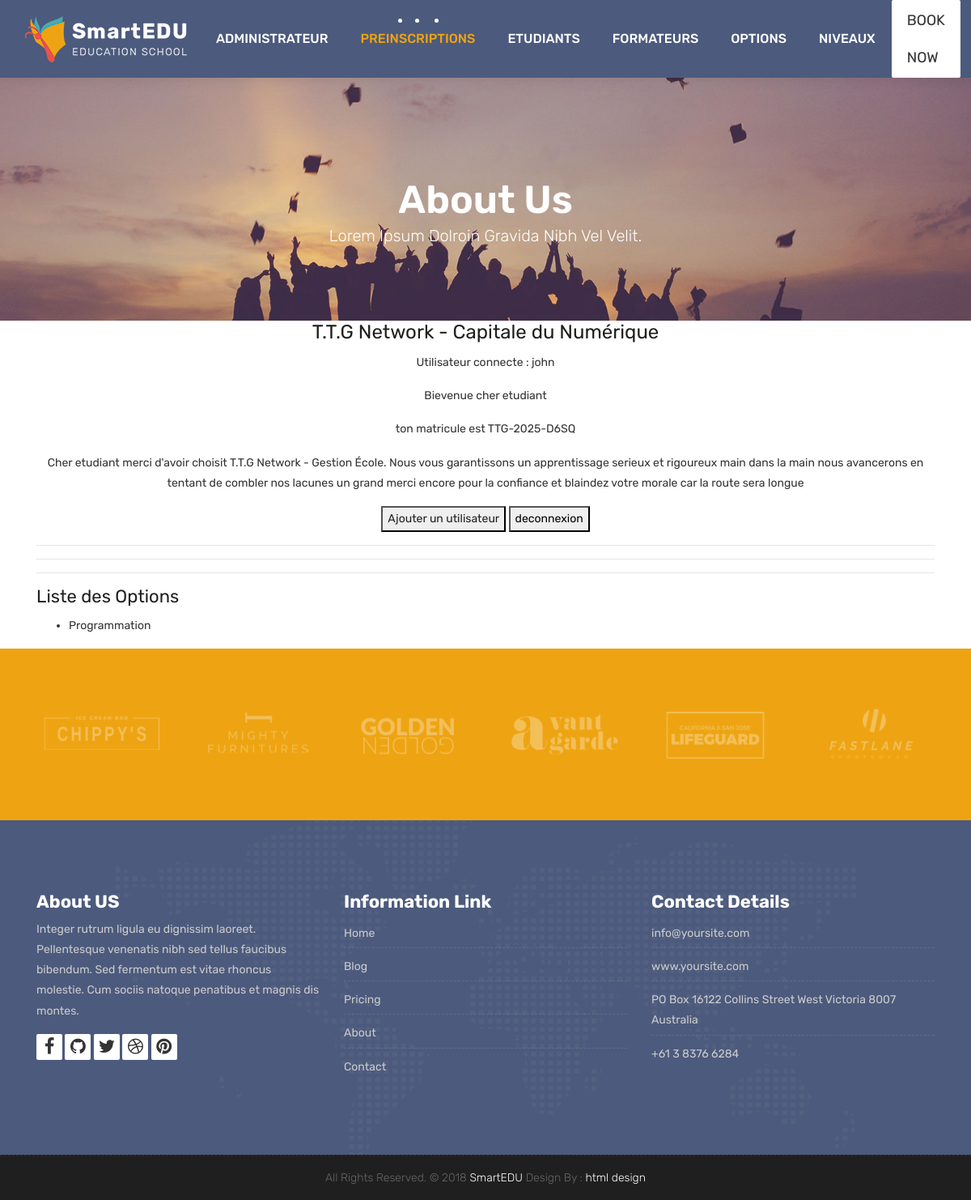
/options/ (signed in), run on the app's committed database.
### core/models.py (models this page shows, shortened)
class User(AbstractUser):
    ROLES = (
        ('admin', 'Administrateur'),
        ('formateur', 'Formateur'),
        ('etudiant', 'Étudiant'),
        ('parent', 'Parent'),
    )
    role = models.CharField(max_length=20, choices=ROLES)
    code_formateur = models.CharField(max_length=10, unique=True, null=True, blank=True)
    code_parent = models.CharField(max_length=10, unique=True, null=True, blank=True)
    matricule = models.CharField(max_length=30, unique=True, null=True, blank=True)

class Option(models.Model):
    nom = models.CharField(max_length=100)
    filiere = models.ForeignKey(Filiere, on_delete=models.CASCADE)

### core/views.py (the view)
# urls.py: path('options/', views.options_view, name='options'),
@login_required
def options_view(request):
    options = Option.objects.all()
    return render(request, 'options.html', {'options': options})

### core/templates/options.html (shortened to what this page needs)
{% extends "base.html" %}
{% block content %}
  <hr>
  <h2>Liste des Options</h2>
  <ul>
    {% for option in options %}
      <li>{{ option.nom }}</li>
    {% endfor %}
  </ul>
{% endblock %}

### core/templates/base.html (shortened to what this page needs)
<!DOCTYPE html>
{% load static %}
<html lang="en">
    <link rel="stylesheet" href="{% static 'css/bootstrap.min.css' %}">
    <link rel="stylesheet" href="{% static 'css/style.css' %}">
    <link rel="stylesheet" href="{% static 'css/versions.css' %}">
    <link rel="stylesheet" href="{% static 'css/responsive.css' %}">
    <link rel="stylesheet" href="{% static 'css/custom.css' %}">
</head>
<body class="host_version">
	<header class="top-navbar">
		<nav class="navbar navbar-expand-lg navbar-light bg-light">
			<div class="container-fluid">
				<a class="navbar-brand" href="index.html">
					<img src="/static/images/logo.png" alt="" />
				</a>
				<div class="collapse navbar-collapse" id="navbars-host">
					<ul class="navbar-nav ml-auto">
						<li class="nav-item"><a class="nav-link" href="{% url 'admin:index' %}">Administrateur</a></li>
						<li class="nav-item active"><a class="nav-link" href="{% url 'preinscription' %}">Preinscriptions</a></li>
						<li class="nav-item dropdown">
							<a class="nav-link dropdown-toggle" href="#" id="dropdown-a" data-toggle="dropdown">Etudiants</a>
						</li>
						<li class="nav-item dropdown">
							<a class="nav-link dropdown-toggle" href="#" id="dropdown-a" data-toggle="dropdown">Formateurs </a>
						</li>
						<li class="nav-item"><a class="nav-link" href="{% url 'options' %}">Options</a></li>
						<li class="nav-item"><a class="nav-link" href="{% url 'niveau' %}">Niveaux</a></li>
					</ul>
					<ul class="nav navbar-nav navbar-right">
                        <li><a class="hover-btn-new log" href="#" data-toggle="modal" data-target="#login"><span>Book Now</span></a></li>
                    </ul>
				</div>
			</div>
		</nav>
	</header>
	<div class="all-title-box" style="background-image: url('/static/images/banner.jpg');">
		<div class="container text-center">
			<h1>About Us<span class="m_1">Lorem Ipsum dolroin gravida nibh vel velit.</span></h1>
		</div>
	</div>
<section class="container" style="text-align: center;">
  <header>
      <h1>T.T.G Network - Capitale du Numérique</h1>
      <main>
          <p>Utilisateur connecte : {{user}}</p>
            {% if user.is_authenticated %}
            {% if user.role %}
            <p>Bievenue cher {{user.role}} </p>
            {% else %}
            <p>Bievenue cher Admin </p>
            {% endif %}
              {% if user.matricule %}
              <p>ton matricule est {{user.matricule}}</p>
              <p>
                  Cher etudiant merci d'avoir choisit T.T.G Network - Gestion École.
                  Nous vous garantissons un apprentissage serieux et rigoureux main dans
                  la main nous avancerons en tentant de combler nos lacunes un grand merci
                  encore pour la confiance et blaindez votre morale car la route sera longue
              </p>
              {% endif %}
            {% endif %}
          <button><a href="{% url 'urlregister' %}">Ajouter un utilisateur</a></button>
          <a href="{% url 'urllogout' %}"><button>deconnexion</button></a>
          <hr>
          <hr>
        </main>
</section>
  <div class="container">
    {% block content %}{% endblock %}
  </div>
    <div class="parallax section dbcolor">
        <div class="container">
            <div class="row logos">
                <div class="col-md-2 col-sm-2 col-xs-6 wow fadeInUp">
                    <a href="#"><img src="static/images/logo_01.png" alt="" class="img-repsonsive"></a>
                </div>
                <div class="col-md-2 col-sm-2 col-xs-6 wow fadeInUp">
                    <a href="#"><img src="static/images/logo_02.png" alt="" class="img-repsonsive"></a>
                </div>
                <div class="col-md-2 col-sm-2 col-xs-6 wow fadeInUp">
                    <a href="#"><img src="static/images/logo_03.png" alt="" class="img-repsonsive"></a>
                </div>
                <div class="col-md-2 col-sm-2 col-xs-6 wow fadeInUp">
                    <a href="#"><img src="static/images/logo_04.png" alt="" class="img-repsonsive"></a>
                </div>
                <div class="col-md-2 col-sm-2 col-xs-6 wow fadeInUp">
                    <a href="#"><img src="static/images/logo_05.png" alt="" class="img-repsonsive"></a>
                </div>
                <div class="col-md-2 col-sm-2 col-xs-6 wow fadeInUp">
                    <a href="#"><img src="static/images/logo_06.png" alt="" class="img-repsonsive"></a>
                </div>
            </div>
        </div>
    </div>
    <footer class="footer">
        <div class="container">
            <div class="row">
                <div class="col-lg-4 col-md-4 col-xs-12">
                    <div class="widget clearfix">
                        <div class="widget-title">
                            <h3>About US</h3>
                        </div>
                        <p> Integer rutrum ligula eu dignissim laoreet. Pellentesque venenatis nibh sed tellus faucibus bibendum. Sed fermentum est vitae rhoncus molestie. Cum sociis natoque penatibus et magnis dis montes.</p>
                        <div class="footer-right">
							<ul class="footer-links-soi">
								<li><a href="#"><i class="fa fa-facebook"></i></a></li>
								<li><a href="#"><i class="fa fa-github"></i></a></li>
								<li><a href="#"><i class="fa fa-twitter"></i></a></li>
								<li><a href="#"><i class="fa fa-dribbble"></i></a></li>
								<li><a href="#"><i class="fa fa-pinterest"></i></a></li>
							</ul>
						</div>
                    </div>
                </div>
				<div class="col-lg-4 col-md-4 col-xs-12">
                    <div class="widget clearfix">
                        <div class="widget-title">
                            <h3>Information Link</h3>
                        </div>
                        <ul class="footer-links">
                            <li><a href="#">Home</a></li>
                            <li><a href="#">Blog</a></li>
                            <li><a href="#">Pricing</a></li>
							<li><a href="#">About</a></li>
							<li><a href="#">Contact</a></li>
                        </ul>
                    </div>
                </div>
                <div class="col-lg-4 col-md-4 col-xs-12">
                    <div class="widget clearfix">
                        <div class="widget-title">
                            <h3>Contact Details</h3>
                        </div>
                        <ul class="footer-links">
                            <li><a href="mailto:#">info@yoursite.com</a></li>
                            <li><a href="#">www.yoursite.com</a></li>
                            <li>PO Box 16122 Collins Street West Victoria 8007 Australia</li>
                            <li>+61 3 8376 6284</li>
                        </ul>
                    </div>
                </div>
            </div>
        </div>
    </footer>
    <div class="copyrights">
        <div class="container">
            <div class="footer-distributed">
                <div class="footer-center">
                    <p class="footer-company-name">All Rights Reserved. &copy; 2018 <a href="#">SmartEDU</a> Design By : <a href="https://html.design/">html design</a></p>
                </div>
            </div>
        </div>
    </div>
</body>
</html>

### data on the page
User: username "john", role "etudiant", matricule "TTG-2025-D6SQ"
Option: nom "Programmation"
